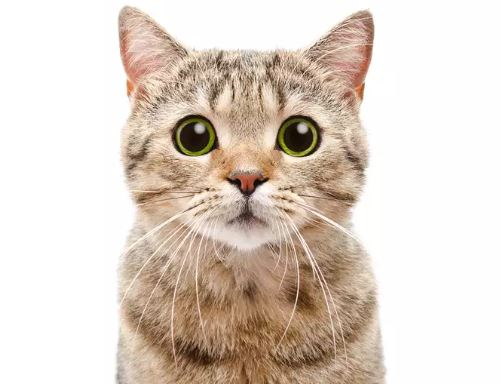
#> input picture img/cat.JPG, 502 x 384 px, found by its file name
$ jupyter execute lab_freq_img_filter.ipynb   (shell and % lines are left out)
#> lines starting #> are read from the running program, lines starting #| are printed output that depends on the picture
<a href="https://colab.research.google.com/github/sgulyano/imgvdoproc/blob/main/lab_freq_img_filter.ipynb" target="_parent"></a>

# Lab: Image Filtering in Frequency Domain

For 18-793 Image and Video Processing course. By Sarun Gulyanon.

This lab introduces image filtering in the frequency domain, an alternative and powerful way to analyze and modify images using the Fourier Transform.

So far, we have worked with images in the spatial domain, where each pixel is processed directly based on its neighboring pixels. While intuitive, spatial-domain operations can sometimes make it difficult to understand how an image's underlying structure is affected. In contrast, the frequency domain represents an image in terms of low-frequency components (smooth regions and illumination) and high-frequency components (edges, textures, and noise), making these underlying structures more explicit.

[cell 1]
import matplotlib.pyplot as plt
import numpy as np
import cv2

[cell 2]
image = plt.imread("cat.jpg")
#> image is the input picture: shape (384, 502, 3); mean R, G, B 222.8, 210.6, 200.1
img = image.copy() / 255
plt.imshow(img)
plt.axis('off')
plt.show()

[cell 3]
def gaussian_kernel(size, sigma=1):
    n = size//2
    xx, yy = np.meshgrid(range(-n,n+1), range(-n,n+1))
    kernel = np.exp(- (xx**2 + yy**2) / (2*sigma**2))
    kernel = kernel / kernel.sum()
    return kernel

## Without Padding

[cell 4]
def gaussian_blur_fft_zero(image, kernel_size, sigma):
    """
    Perform Gaussian blur on the image using FFT
    Input:  image = the original image to perform Gaussian blur on
            kernel_size = size of the Gaussian kernel
            sigma = sigma of the Gaussian function
    Output: Image after applied the Gaussian blur using FFT
            Gaussian kernel in the frequency domain
            Image in the frequency domain
            Convolved image in the frequency domain
    """
#> called with kernel_size = 31, sigma = 5
    kernel = gaussian_kernel(kernel_size, sigma)

    kernel_row, kernel_col = kernel.shape

    pad_height = 0#kernel_row // 2
    pad_width = 0#kernel_col // 2

    padded_image = np.pad(image, ((pad_height, pad_height), (pad_width, pad_width), (0, 0)), 'edge')

    kernel_fft = np.fft.fft2(kernel, s=padded_image.shape[:2], axes=(0, 1))
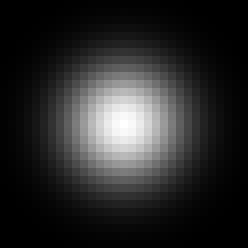
#> kernel: shape (31, 31) float64 (shown 8 times larger); min 7.89e-07, max 0.00639, mean 0.00104; drawn with min black and max white

    image_fft = np.fft.fft2(padded_image, axes=(0, 1))

    convolved_fft = kernel_fft[:, :, np.newaxis] * image_fft
    convolved_image = np.fft.ifft2(convolved_fft, axes=(0, 1)).real
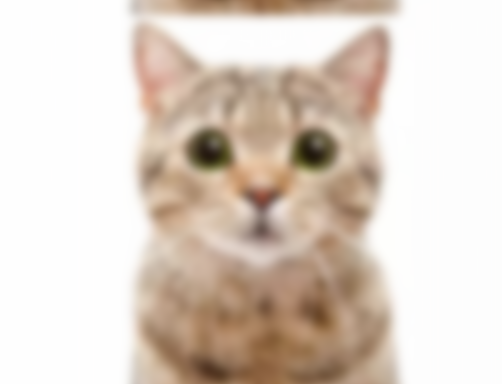
#> convolved_image: shape (384, 502, 3) float64; mean of channels 0, 1, 2 0.874, 0.826, 0.785; drawn as R, G, B
    convolved_image = np.clip(convolved_image, 0, 1)
    return convolved_image, kernel_fft, image_fft, convolved_fft

[cell 5]
kernel_size = 31
sigma = 5

img_blur, kernel_fft, image_fft, convolved_fft = gaussian_blur_fft_zero(img, kernel_size, sigma)

image_fft_shift = np.log( abs(np.fft.fftshift(image_fft).real) + 1)
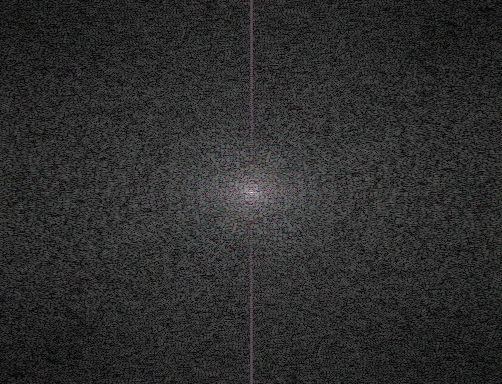
#> image_fft_shift: shape (384, 502, 3) float64; mean of channels 0, 1, 2 2.17, 2.16, 2.17; drawn with min black and max white
kernel_fft_shift = np.fft.fftshift(kernel_fft)
convolved_fft_shift = np.log( abs(np.fft.fftshift(convolved_fft).real) + 1)
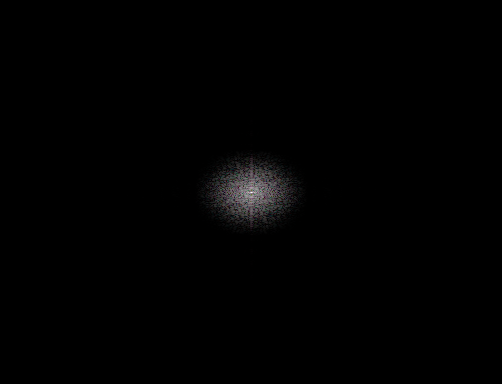
#> convolved_fft_shift: shape (384, 502, 3) float64; mean of channels 0, 1, 2 0.0713, 0.068, 0.07; drawn with min black and max white

[cell 6]
img_blur.shape
#> Out = (384, 502, 3)

[cell 7]
img.shape
#> Out = (384, 502, 3)

[cell 8]
plt.figure(figsize=(16,8))
plt.subplot(2,3,1)
plt.imshow(img)
plt.title('original')
plt.subplot(2,3,2)
plt.imshow(img_blur)
plt.title('blurred image')

plt.subplot(2,3,4)
plt.imshow(kernel_fft.real)
plt.title('kernel')
plt.subplot(2,3,5)
plt.imshow(kernel_fft_shift.real)
plt.title('shifted kernel')
plt.subplot(2,3,6)
plt.imshow(image_fft_shift / image_fft_shift.max())
plt.title('shifted image fft magnitude')
plt.subplot(2,3,3)
plt.imshow(convolved_fft_shift / convolved_fft_shift.max())
plt.title('convolved image fft magnitude')
plt.show()
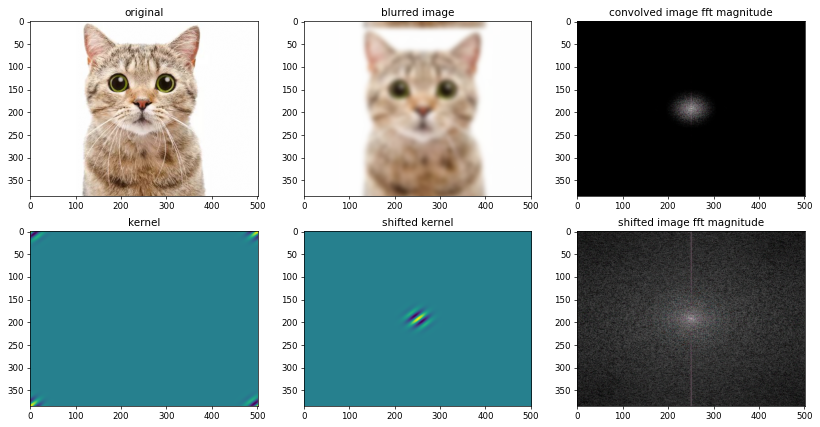
#> figure drawn by matplotlib, 6 panels

## With Padding

[cell 9]
def gaussian_blur_fft(image, kernel_size=5, sigma=1):
    """
    Perform Gaussian blur on the image using FFT
    Input:  image = the original image to perform Gaussian blur on
            kernel_size = size of the Gaussian kernel
            sigma = sigma of the Gaussian function
    Output: Image after applied the Gaussian blur using FFT
            Gaussian kernel in the frequency domain
            Image in the frequency domain
            Convolved image in the frequency domain
    """
#> called with kernel_size = 31, sigma = 5
    kernel = gaussian_kernel(kernel_size, sigma)

    kernel_row, kernel_col = kernel.shape

    pad_height = kernel_row // 2
    pad_width = kernel_col // 2

    padded_image = np.pad(image, ((pad_height, pad_height), (pad_width, pad_width), (0, 0)), 'edge')
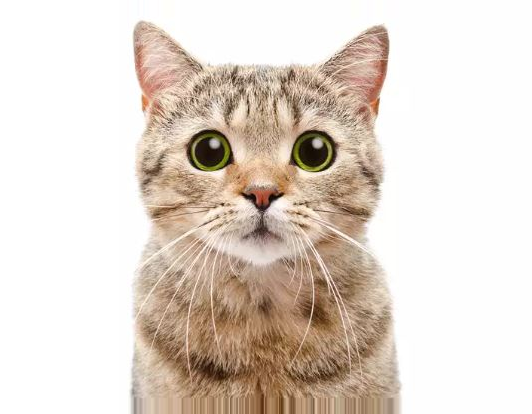
#> padded_image: shape (414, 532, 3) float64; mean R, G, B 0.884, 0.84, 0.802

    kernel_fft = np.fft.fft2(kernel, s=padded_image.shape[:2], axes=(0, 1))

    image_fft = np.fft.fft2(padded_image, axes=(0, 1))

    convolved_fft = kernel_fft[:, :, np.newaxis] * image_fft
    convolved_image = np.fft.ifft2(convolved_fft, axes=(0, 1)).real
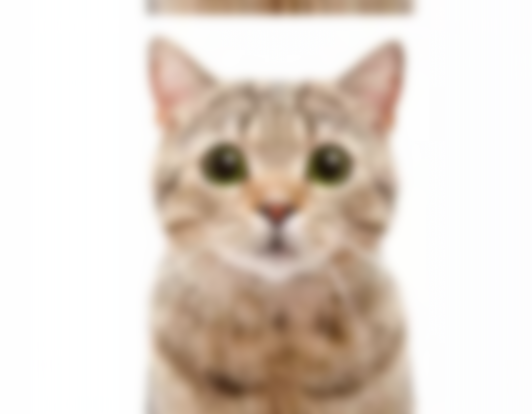
#> convolved_image: shape (414, 532, 3) float64; mean of channels 0, 1, 2 0.884, 0.84, 0.802; drawn as R, G, B
    convolved_image = np.clip(convolved_image, 0, 1)
    return convolved_image[2*pad_height:,2*pad_width:,:], kernel_fft, image_fft, convolved_fft

[cell 10]
kernel_size = 31
sigma = 5

img_blur, kernel_fft, image_fft, convolved_fft = gaussian_blur_fft(img, kernel_size, sigma)
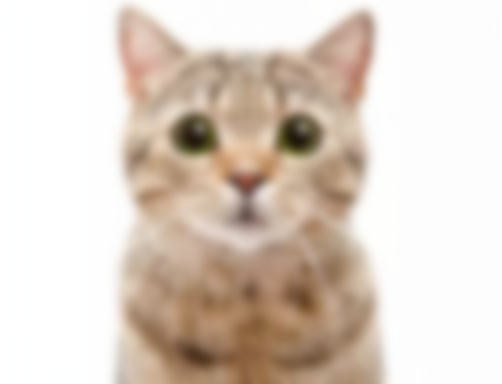
#> img_blur: shape (384, 502, 3) float64; mean R, G, B 0.874, 0.826, 0.785

image_fft_shift = np.log( abs(np.fft.fftshift(image_fft).real) + 1)
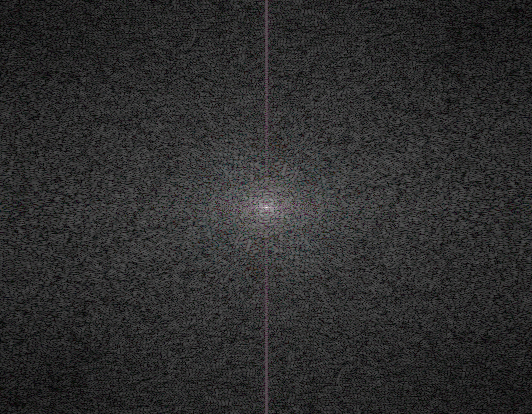
#> image_fft_shift: shape (414, 532, 3) float64; mean of channels 0, 1, 2 2.18, 2.17, 2.18; drawn with min black and max white
kernel_fft_shift = np.fft.fftshift(kernel_fft)
convolved_fft_shift = np.log( abs(np.fft.fftshift(convolved_fft).real) + 1)
#> convolved_fft_shift: shape (414, 532, 3) float64

[cell 11]
img_blur.shape
#> Out = (384, 502, 3)

[cell 12]
img.shape
#> Out = (384, 502, 3)

[cell 13]
plt.figure(figsize=(16,8))
plt.subplot(2,3,1)
plt.imshow(img)
plt.title('original')
plt.subplot(2,3,2)
plt.imshow(img_blur)
plt.title('blurred image')

plt.subplot(2,3,4)
plt.imshow(kernel_fft.real)
plt.title('kernel')
plt.subplot(2,3,5)
plt.imshow(kernel_fft_shift.real)
plt.title('shifted kernel')
plt.subplot(2,3,6)
plt.imshow(image_fft_shift / image_fft_shift.max())
plt.title('shifted image fft magnitude')
plt.subplot(2,3,3)
plt.imshow(convolved_fft_shift / convolved_fft_shift.max())
plt.title('convolved image fft magnitude')
plt.show()
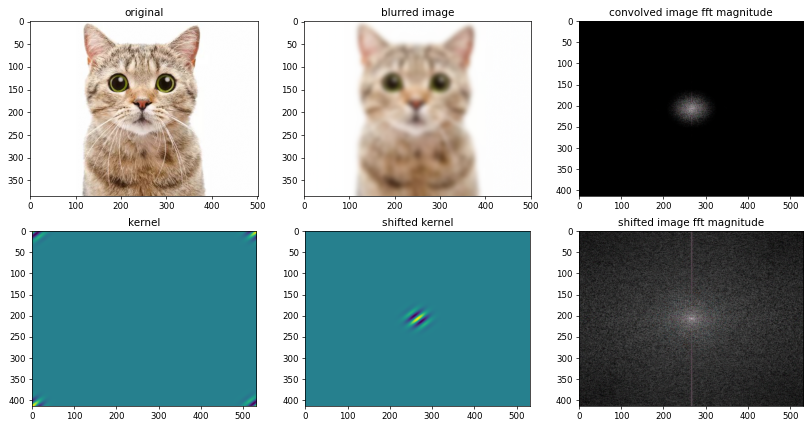
#> figure drawn by matplotlib, 6 panels
